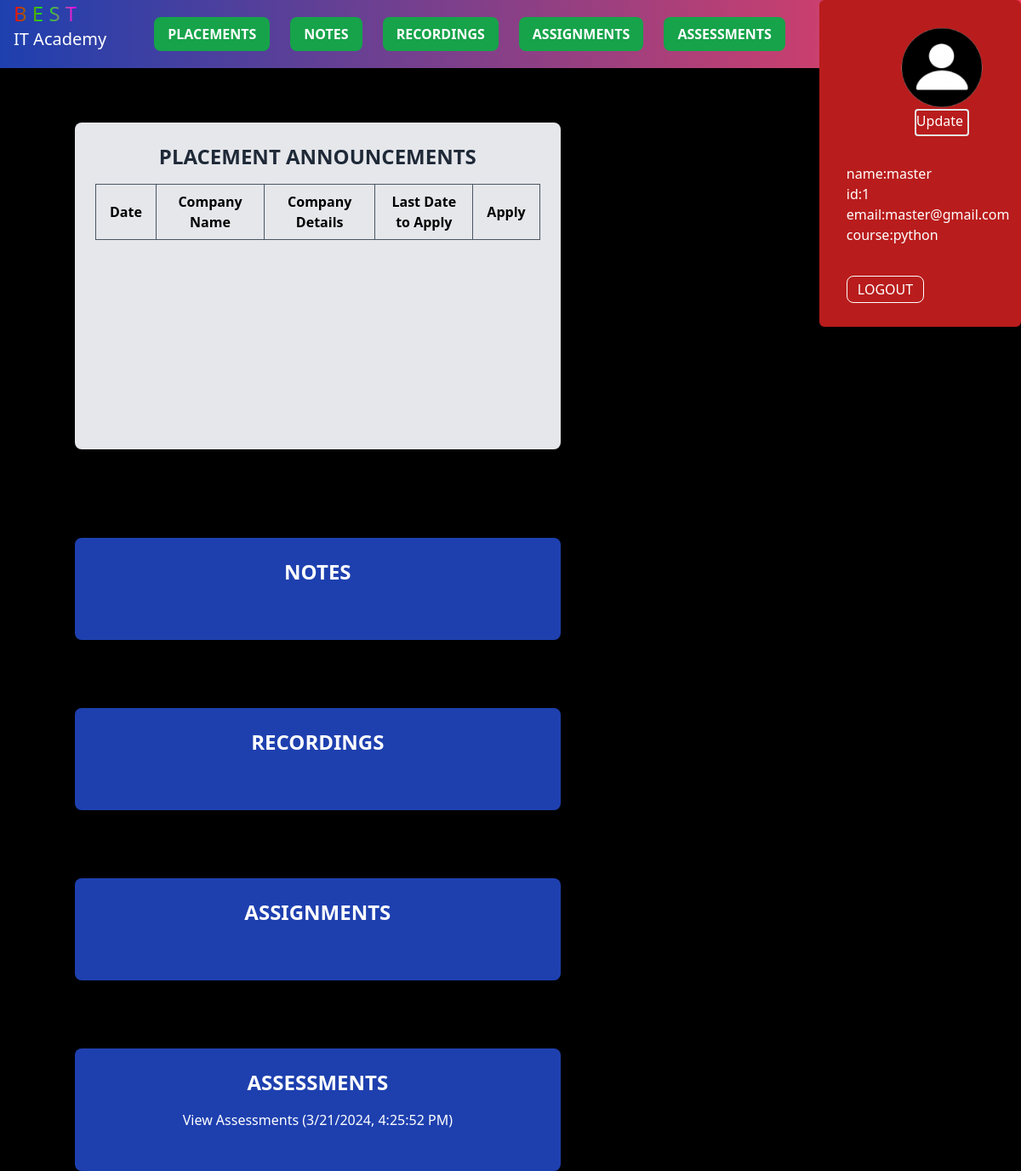
Page /testingtools_course (signed in) on the earlier database version.
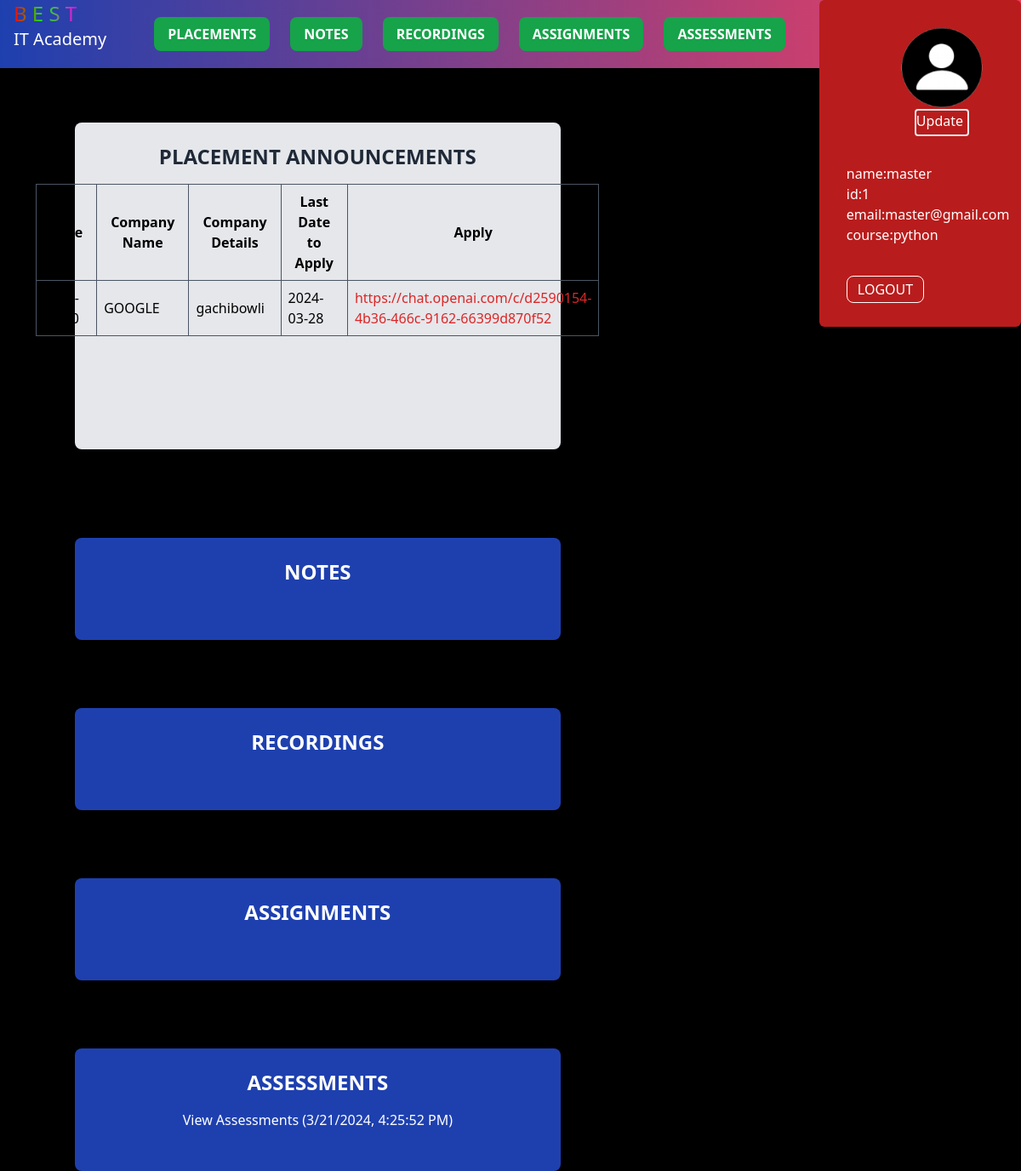
Same page on the later database version.
### app/models/models.py (models this page shows, shortened)
class User(UserMixin,db.Model):
    id = db.Column(db.Integer, primary_key=True)
    email = db.Column(db.String(100), unique=True, nullable=False)
    username = db.Column(db.String(64), index=True, unique=True)
    password_hash = db.Column(db.String(128))  # Changed field name to password_hash
    course = db.Column(db.String(64))  # Add course column
    profile_image = db.Column(db.String(100), default='default.png')

class placement(db.Model):
    id = db.Column(db.Integer, primary_key=True)
    Date =  db.Column(db.Date, nullable=False)
    placement_company_name = db.Column(db.String(255), nullable=False)
    company_details=db.Column(db.String(600), nullable=False)
    last_date_to_apply = db.Column(db.Date, nullable=False)
    course = db.Column(db.String(64), nullable=False)
    link = db.Column(db.String(400), nullable=False)

### app/routes/stu_course.py (the view)
@course_bp.route("/testingtools_course", methods=["GET", "POST"])
def TT_course():
    csrf_token = generate_csrf()
    if 'username' not in session:
        flash("Please log in first.")
        return redirect('/student_login')
    username = session.get('username')
    course = session.get('course')
    upload_folders = current_app.config.get('UPLOAD_FOLDERS', {}).get('testingtools', {})
    for folder_name, folder_path in upload_folders.items():
        if not os.path.exists(folder_path):
            os.makedirs(folder_path)
    file_notes = os.listdir(upload_folders.get('notes', ''))
    file_recordings = os.listdir(upload_folders.get('recordings', ''))
    file_assignments = os.listdir(upload_folders.get('assignments', ''))
    file_assessments = os.listdir(upload_folders.get('assessments', ''))
    testingtools_course_placements = placement.query.filter_by(course='testingtools').all()
    return render_template("TT_course.html", username=username, course=course,
                           file_notes=file_notes, file_recordings=file_recordings,
                           file_assignments=file_assignments, file_assessments=file_assessments, csrf_token=csrf_token,testingtools_course_placements=testingtools_course_placements)

### app/extensions/login_manager.py (called while the page is built)
@login_manager.user_loader
def load_user(user_id):
    user = User.query.get(user_id)
    if not user:
        user = Faculty.query.get(user_id)
    return user

### app/templates/TT_course.html (shortened to what this page needs)
<!DOCTYPE html>
<html lang="en">
<head>
    <script src="https://cdn.tailwindcss.com"></script>
    <link rel="stylesheet"  href="static\css\first.css">
</head>
<body class="bg-black font-sans">
    <div class="bg-gradient-to-r from-blue-800 to-rose-500 text-white flex flex-row w-full h-20 justify-between fixed">
        <div class="flex flex-row w-full justify-between">
            <ul class="flex flex-col text-xl ml-4">
                <a href="" class="text-2xl text-gradient">B E S T</a>
                <a href="" class="">IT Academy</a>
            </ul>
            <div class="flex  text-green-500  items-center gap-6 mr-10">
                <button class="bg-green-600 hover:bg-red-700 text-white font-bold py-2 px-4 rounded-lg w-full focus:outline-none" onclick="scrollToSection('placements')">PLACEMENTS</button>
                <button class="bg-green-600 hover:bg-red-700 text-white font-bold py-2 px-4 rounded-lg w-full focus:outline-none" onclick="scrollToSection('notes')">NOTES</button>
                <button class="bg-green-600 hover:bg-red-700 text-white font-bold py-2 px-4 rounded-lg w-full focus:outline-none" onclick="scrollToSection('recordings')">RECORDINGS</button>
                <button class="bg-green-600 hover:bg-red-700 text-white font-bold py-2 px-4 rounded-lg w-full focus:outline-none" onclick="scrollToSection('assignments')">ASSIGNMENTS</button>
                <button class="bg-green-600 hover:bg-red-700 text-white font-bold py-2 px-4 rounded-lg w-full focus:outline-none" onclick="scrollToSection('assessments')">ASSESSMENTS</button>
            </div>
        </div>
        <div class="bg-red-700 h-96 w-70 grid grid-cols-1 justify-center items-center rounded-md">
            <div class="pl-8 pr-8">
                <div class="profile-image-container ml-16">
                    {% if current_user.profile_image %}
                    <img id="profile-image" src="{{ url_for('static', filename='profile_pics/' + current_user.profile_image) }}" class="h-24 w-24 rounded-full" alt="{{ current_user.username }}'s Profile Image" onerror="this.onerror=null;this.src='{{ url_for('static', filename='profile_pics/profile.png') }}';" />
                    {% else %}
                    <img id="profile-image" src="{{ url_for('static', filename='profile_pics/default.png') }}" class="h-16 w-16 rounded-full" alt="Default Profile Image">
                    {% endif %}
                </div>
                <button id="edit-profile-btn" class="ml-20 border-2 flex inline text-white rounded h-8 w-16">Update</button>
                <p class="mt-8">name:{{current_user.username}}<p>
                <p>id:{{current_user.id}}</p>
                <p class="pr-10">email:{{current_user.email}}</p>
                <p class="mb-10">course:{{current_user.course}}</p>
                <a href="/" class="border border-white py-1 px-3 rounded-lg mt-8">LOGOUT</a>
            </div>
        </div>
    </div>
    <div class="container grid grid-cols-3 pt-16">
        <div class="px-6 mt-10 grid grid-cols-1 ml-16 gap-20 col-span-2">
            <div class="flex flex-col items-center h-96 rounded-lg mt-10 bg-gray-200 text-gray-800 p-6 rounded-lg mb-6" id="placements">
                <h1 class="text-2xl font-bold mb-4 ">PLACEMENT ANNOUNCEMENTS</h1>
                <table class="text-black border-collapse w-full">
                    <thead>
                        <tr>
                            <th class="border border-gray-600 px-4 py-2">Date</th>
                            <th class="border border-gray-600 px-4 py-2">Company Name</th>
                            <th class="border border-gray-600 px-4 py-2">Company Details</th>
                            <th class="border border-gray-600 px-4 py-2">Last Date to Apply</th>
                            <th class="border border-gray-600 px-4 py-2">Apply</th>
                        </tr>
                    </thead>
                    <tbody>
                        {% for placement in testingtools_course_placements %}
                        <tr>
                            <td class="border border-gray-600 px-2 py-2">{{ placement.Date }}</td>
                            <td class="border border-gray-600 px-2 py-2">{{ placement.placement_company_name }}</td>
                            <td class="border border-gray-600 px-2 py-2">{{ placement.company_details }}</td>
                            <td class="border border-gray-600 px-2 py-2">{{ placement.last_date_to_apply }}</td>
                            <td class="border border-gray-600 px-2 py-2  text-red-600"><a class=""  href={{ placement.link }}>{{ placement.link }}</a></td>
                        </tr>
                        {% endfor %}
                    </tbody>
                </table>
            </div>
            <div class="bg-blue-800 text-white p-6 rounded-lg mb-6 overflow-y-scroll h-full text-center" id="notes">
                <h1 class="text-2xl font-bold mb-4">NOTES</h1>
            </div>
            <div class="bg-blue-800 text-white p-6 rounded-lg mb-6 overflow-y-scroll h-full text-center" id="recordings">
                <h1 class="text-2xl font-bold mb-4">RECORDINGS</h1>
            </div>
            <div class="bg-blue-800 text-white p-6 rounded-lg mb-6 overflow-y-scroll h-full text-center" id="assignments">
                <h1 class="text-2xl font-bold mb-4">ASSIGNMENTS</h1>
            </div>
            <div class="bg-blue-800 text-white p-6 rounded-lg mb-6 overflow-y-scroll h-full text-center" id="assessments">
                <h1 class="text-2xl font-bold mb-4">ASSESSMENTS</h1>
                <a id="assessmentLink" href="/assessments/{{ current_user.course }}" class="btn-link">View Assessments</a>
            </div>
        </div>
    </div>
</body>
</html>

### app/static/css/first.css (style rules this page uses)
.bg-gradient-to-r { animation: gradientAnimation 10s ease infinite alternate-reverse; }
.text-gradient { background: linear-gradient(to right, #ff0000, #00ff00, #ff00f2, #ffff00); -webkit-background-clip: text; background-clip: text; -webkit-text-fill-color: transparent; }

Differences in the rows shown:
added placement: Date "2024-03-20", placement_company_name "GOOGLE", company_details "gachibowli", last_date_to_apply "2024-03-28", link "https://chat.openai.com/c/d2590154-4b36-466c-9162-66399d870f52"
